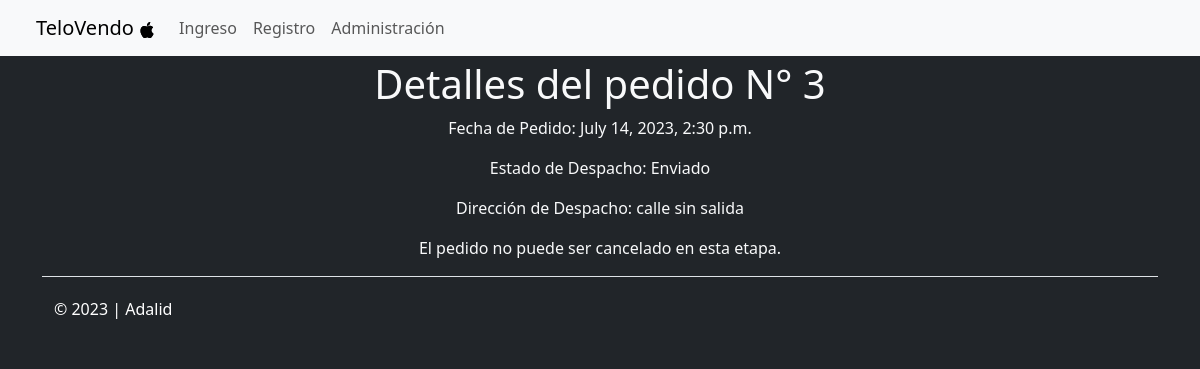
The app's page /detalle/3/, older data.
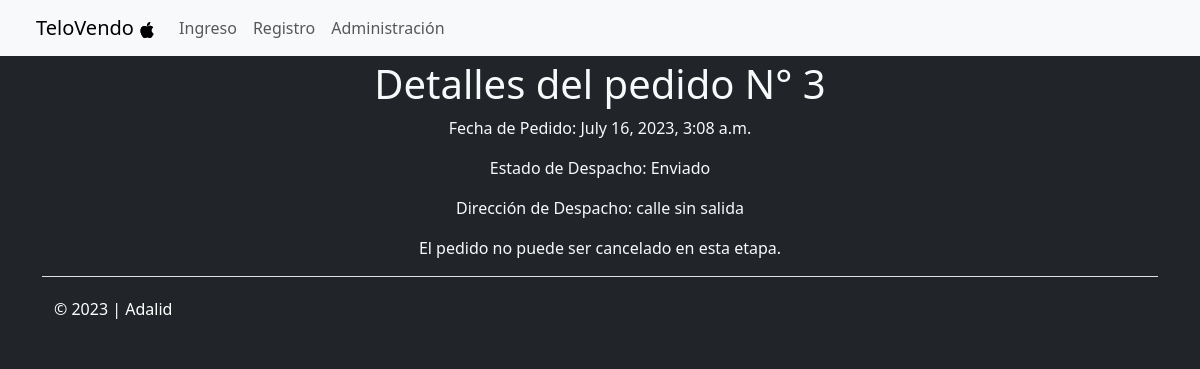
The same page, newer data.
### compraventa/models.py (models this page shows, shortened)
class Pedido(models.Model):
    id_pedido = models.CharField(max_length=64, primary_key=True)
    cliente_solicitante = models.ForeignKey(Cliente, on_delete=models.DO_NOTHING, default=None)
    fecha_pedido = models.DateTimeField(auto_now=True, null=True)
    tiene_despacho = models.BooleanField(default=True)
    ESTADO_CHOICES = [
        ('Recibido', 'Recibido'),
        ('Pago aceptado', 'Pago aceptado'),
        ('Orden de compra generada', 'Orden de compra generada'),
        ('En proceso', 'En proceso'),
        ('Enviado', 'Enviado'),
        ('En transito', 'En transito'),
        ('Entregado', 'Entregado'),
        ('Cancelacion solicitada', 'Cancelacion solicitada'),
        ('Cancelado', 'Cancelado'),
    ]
    estado_despacho = models.CharField(max_length=30, choices=ESTADO_CHOICES, default="Recibido", null=True)
    direccion_despacho = models.ForeignKey(Direccion, on_delete=models.DO_NOTHING, null=True)
    impuesto = models.IntegerField(default=19)

class Direccion(models.Model):
    direccion = models.CharField(max_length=250, default="")
    usuario = models.ForeignKey(Cliente, on_delete=models.CASCADE, default=None)
    def __str__(self) -> str:
        return self.direccion

### compraventa/views.py (the view)
# urls.py: path('detalle/<str:pk>/', views.ClientePedidoEditView.as_view(), name='detalle_pedido'),
class ClientePedidoEditView(DetailView):
    model = Pedido
    template_name = "compraventa/detalle_pedido.html"
    pk_url_kwarg = 'pk'  # Specify the keyword argument for the primary key
    def get_context_data(self, **kwargs):
        context = super().get_context_data(**kwargs)
        return context

### compraventa/templates/compraventa/detalle_pedido.html
{% extends "compraventa/base.html" %}
{% block body %}
<h1>Detalles del pedido N° {{ pedido.id_pedido }}</h1>
<p>Fecha de Pedido: {{ pedido.fecha_pedido }}</p>
<p>Estado de Despacho: {{ pedido.estado_despacho }}</p>
<p>Dirección de Despacho: {{ pedido.direccion_despacho }}</p>
{% if pedido.estado_despacho in "Recibido,Pago aceptado,Orden de compra generada,En proceso" %}
<form action="{% url 'cancelar_pedido' pedido.id_pedido %}" method="POST">
  {% csrf_token %}
  <input type="hidden" name="estado_despacho" value="Cancelación solicitada">
  <button class="btn btn-danger" type="submit">Cancelar Pedido</button>
</form>
{% else %}
    <p>El pedido no puede ser cancelado en esta etapa.</p>
{% endif %}
{% endblock %}

Row changes from the older to the newer data that the page shows:
changed Pedido "Enviado": fecha_pedido "July 14, 2023, 2:30 p.m." → "July 16, 2023, 3:08 a.m."
